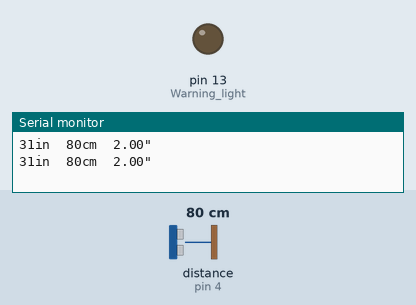
This sketch was run on a simulated Arduino Uno, built with avr-gcc and run on an emulated ATmega328P. Shown: output pins drawn as LEDs (lit = HIGH), the last lines printed to the serial monitor. Wiring (inferred from the names in the program): ultrasonic range finder: trigger pin 2; echo pin 4. Inputs (shaded band) come from the test bench; at power-on: distance to the obstacle (sensor on pin 4) 80 cm. The echo pulse lasts 58.3 µs per cm; pins used as bus, display or sensor lines are not drawn.

Above: at 1.8 s.
1.9 s: distance to the obstacle (sensor on pin 4) set to 13 cm
3.4 s: distance to the obstacle (sensor on pin 4) set to 10 cm
At 5.2 s:
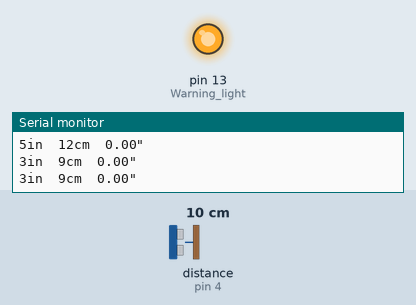
5.5 s: distance to the obstacle (sensor on pin 4) set to 18 cm
At 6.9 s:
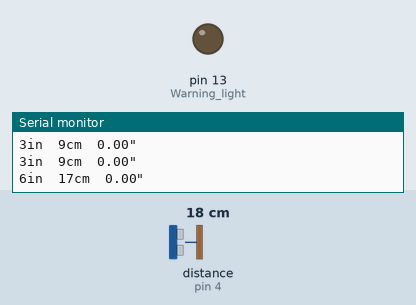
7.5 s: distance to the obstacle (sensor on pin 4) set to 2 cm
At 8.6 s:
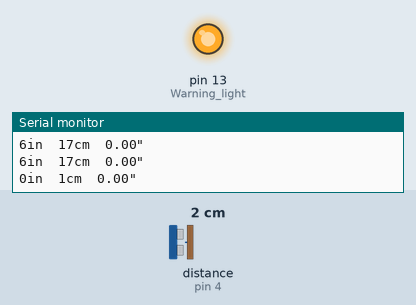
Timing chart, 0 to 10.5 s (numbered marks = the images above; inputs shaded):
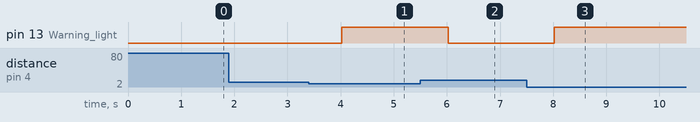

Measured:
- the behaviour switches between 12 and 11 cm on distance to the obstacle (sensor on pin 4) (found by bisection; images 0 and 1)
- after the input at 3.4 s, pin 13 (Warning_light): LOW → HIGH after 0.62 s
- after the input at 5.5 s, pin 13 (Warning_light): HIGH → LOW after 0.52 s
- after the input at 7.5 s, pin 13 (Warning_light): LOW → HIGH after 0.53 s

The sketch:

Ultrasonic_Sensor.ino
```cpp
#define trig 2 //define port number 2 as trig. No need ending semicolen
#define echo 4 //define port number 4 as echo. No need ending semicolen

void setup() {
  pinMode(trig, OUTPUT);
  pinMode(echo, INPUT);
  pinMode(13, OUTPUT); //Warning light
  Serial.begin(9600); //serial moniter
}

void loop() {
  digitalWrite(trig, LOW);
  delayMicroseconds(2);
  digitalWrite(trig, HIGH);
  delayMicroseconds(10);
  digitalWrite(trig, LOW);

  long t = pulseIn(echo, HIGH); //time to get pulse in

  long inches = t / 74  / 2;

  long cm = t / 29 / 2;

  float f = inches / 12;

  Serial.print(inches);
  Serial.print("in\t");
  Serial.print(cm);
  Serial.print("cm\t");
  Serial.print(f);
  Serial.println("\"");

  if (cm <= 10){
    digitalWrite(13, HIGH); //Waring light on
  }else{
    digitalWrite(13, LOW); //Waring light off
  }

  delay(1000); //delay 1s for better readings
}
```
